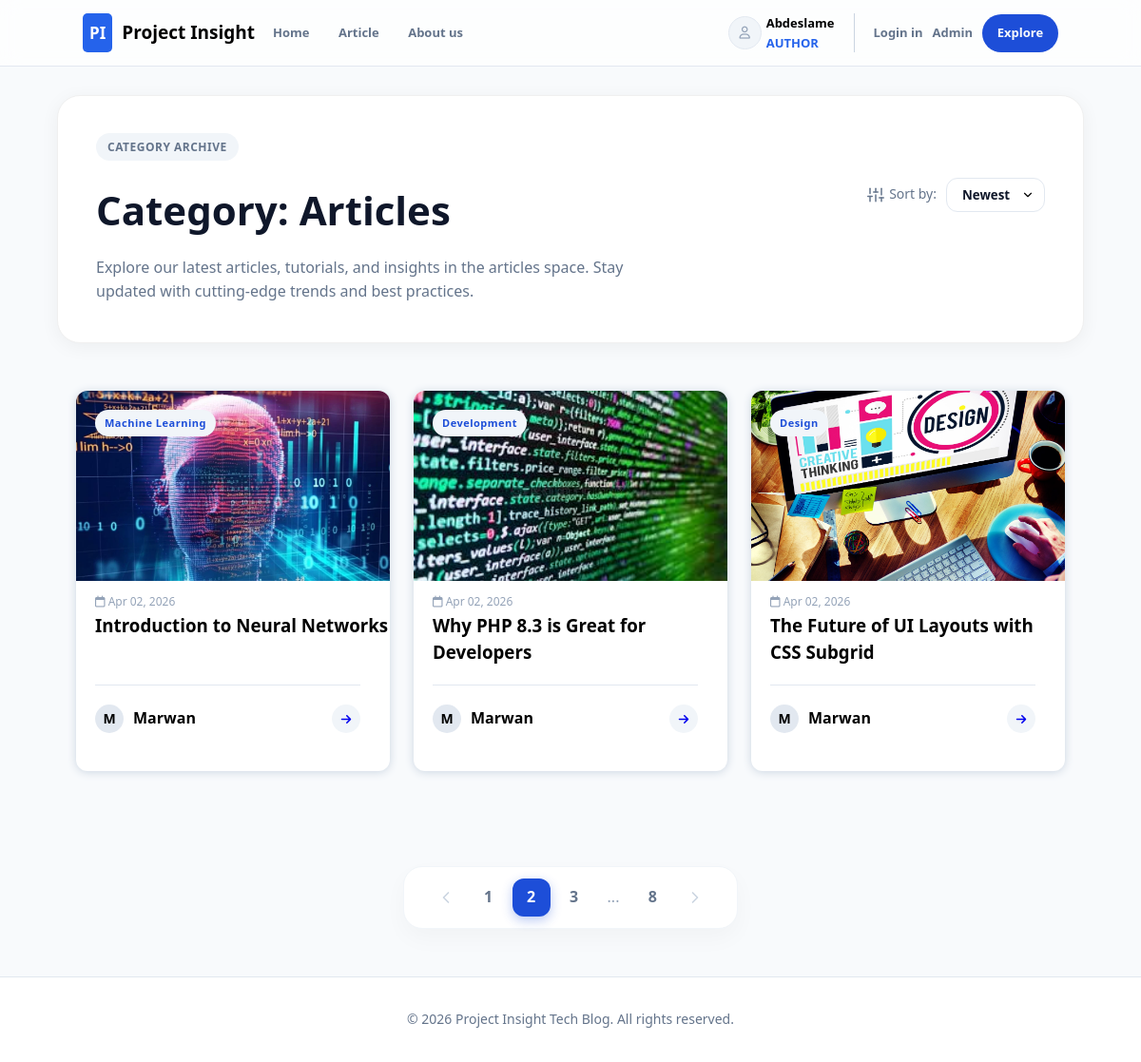
The page /pages/articles.php?page=2 (signed in) on the database its author committed.
### tables this page shows
CREATE TABLE `articles` (
  `id` int(11) NOT NULL,
  `title` varchar(255) NOT NULL,
  `content` text NOT NULL,
  `excerpt` text DEFAULT NULL,
  `featured_image_url` varchar(255) DEFAULT NULL,
  `author_id` int(11) DEFAULT NULL,
  `category_id` int(11) DEFAULT NULL,
  `status` enum('draft','published') DEFAULT 'draft',
  `views_count` int(11) DEFAULT 0,
  `published_at` datetime DEFAULT NULL,
  `created_at` timestamp NOT NULL DEFAULT current_timestamp(),
  `updated_at` timestamp NOT NULL DEFAULT current_timestamp() ON UPDATE current_timestamp()
);

CREATE TABLE `categories` (
  `id` int(11) NOT NULL,
  `name` varchar(100) NOT NULL,
  `description` text DEFAULT NULL,
  `created_at` timestamp NOT NULL DEFAULT current_timestamp()
);

CREATE TABLE `users` (
  `id` int(11) NOT NULL,
  `username` varchar(50) NOT NULL,
  `email` varchar(255) NOT NULL,
  `role` enum('admin','author','user') NOT NULL DEFAULT 'user',
  `created_at` timestamp NOT NULL DEFAULT current_timestamp(),
  `password` varchar(255) DEFAULT NULL
);

### includes/function-articles.php (called while the page is built, shortened)
<?php
function getArticlesHome($page = 1, $limit = 6, $sort = 'newset', $id = null, $search = null)
{
    $db = new Database();
    $conn = $db->getconnection();
    $direction = ($sort === 'oldest') ? 'ASC' : 'DESC';
    $offset = ($page - 1) * $limit;
    $query = "SELECT a.*, c.name as category_name, u.username as author_name
              FROM articles a
              LEFT JOIN categories c ON a.category_id = c.id
              LEFT JOIN users u ON a.author_id = u.id
              WHERE a.status = 'published'";
    $query .= " ORDER BY a.created_at $direction LIMIT :limit OFFSET :offset";
    $stmt = $conn->prepare($query);
    $stmt->bindValue(':limit', (int) $limit, PDO::PARAM_INT);
    $stmt->bindValue(':offset', (int) $offset, PDO::PARAM_INT);
    $stmt->execute();
    return $stmt->fetchAll(PDO::FETCH_ASSOC);
}

### pages/articles.php (the view, shortened to what this page needs)
<?php
require_once "../includes/function-articles.php";
$currentPage = isset($_GET['page']) ? (int)$_GET['page'] : 1;
$sort = $_GET['sort'] ?? 'newset';
$articles = getArticlesHome($currentPage, 4, $sort);
?>
<!DOCTYPE html>
<html lang="en">
<head>
    <link rel="stylesheet" href="../assets/styles/header.css">
    <link rel="stylesheet" href="../assets/styles/articles.css">
</head>
<body>
    <?php include "../includes/header.php" ?>
    <main>
        <section class="header-card">
            <div class="top-row">
                <span class="badge">CATEGORY ARCHIVE</span>
            </div>
            <div class="main-content">
                <div class="text-side">
                    <h1>Category: <span>Articles</span></h1>
                    <p>Explore our latest articles, tutorials, and insights in the articles space. Stay updated with cutting-edge trends and best practices.</p>
                </div>
                <div class="filter-side">
                    <div class="sort-container">
                        <span class="sort-label">
                            Sort by:
                        </span>
                        <select class="sort-dropdown" onchange="location = this.value;">
                            <option value="articles.php?page=1&sort=newest" <?php echo (!isset($_GET['sort']) || $_GET['sort'] == 'newest') ? 'selected' : ''; ?>>Newest</option>
                        </select>
                    </div>
                </div>
            </div>
        </section>
        <div class="container">
            <section class="articles-grid">
                <div class="cards-container">
                    <?php if (empty($articles)): ?>
                        <p>No articles found.</p>
                    <?php else: ?>
                        <?php foreach ($articles as $article): ?>
                            <article class="post-card">
                                <div class="post-image">
                                    <span class="badge"><?php echo htmlspecialchars($article['category_name'] ?? 'General'); ?></span>
                                    <img src="<?php echo htmlspecialchars($article['featured_image_url']); ?>" alt="<?php echo htmlspecialchars($article['title']); ?>">
                                </div>
                                <div class="post-content">
                                    <time><i class="fa-regular fa-calendar"></i> <?php echo date('M d, Y', strtotime($article['created_at'])); ?></time>
                                    <h3 class="card-title"> <?php echo htmlspecialchars($article['title']); ?></h3>
                                    <div class="author-info">
                                        <div class="name">
                                            <div class="prfile"><?php echo strtoupper(substr($article['author_name'], 0, 1)); ?></div>
                                            <span><?php echo htmlspecialchars($article['author_name']); ?></span>
                                        </div>
                                        <div class="icon-left">
                                            <a href="article.php?slug=<?php echo $article['id']; ?>">
                                                <i class="fa-solid fa-arrow-right"></i>
                                            </a>
                                        </div>
                                    </div>
                                </div>
                            </article>
                        <?php endforeach; ?>
                    <?php endif; ?>
                </div>
            </section>
            <div class="pagination">
                <a href="articles.php?page=<?php echo max(1, $currentPage - 1); ?>" class="arrow prev <?php echo ($currentPage <= 1) ? 'disabled' : ''; ?>">
                    <svg width="20" height="20" viewBox="0 0 24 24" fill="none" stroke="currentColor" stroke-width="2" stroke-linecap="round" stroke-linejoin="round">
                        <polyline points="15 18 9 12 15 6"></polyline>
                    </svg>
                </a>
                <a href="articles.php?page=1" class="page-number <?php echo ($currentPage == 1) ? 'active' : ''; ?>">1</a>
                <a href="articles.php?page=2" class="page-number <?php echo ($currentPage == 2) ? 'active' : ''; ?>">2</a>
                <a href="articles.php?page=3" class="page-number <?php echo ($currentPage == 3) ? 'active' : ''; ?>">3</a>
                <span class="dots">...</span>
                <a href="articles.php?page=8" class="page-number <?php echo ($currentPage == 8) ? 'active' : ''; ?>">8</a>
                <a href="articles.php?page=<?php echo $currentPage + 1; ?>" class="arrow next">
                    <svg width="20" height="20" viewBox="0 0 24 24" fill="none" stroke="currentColor" stroke-width="2" stroke-linecap="round" stroke-linejoin="round">
                        <polyline points="9 18 15 12 9 6"></polyline>
                    </svg>
                </a>
            </div>
    </main>
    <?php include "../includes/footer.php" ?>
</body>
</html>

### assets/styles/header.css (style rules this page uses)
:root { --color-primary-50: #eff6ff; --color-primary-100: #dbeafe; --color-primary-400: #60a5fa; --color-primary-600: #2563eb; --color-primary-700: #1d4ed8; --color-bg-main: #f8fafc; --color-bg-surface: #ffffff; --color-slate-100: #f1f5f9; --color-slate-200: #e2e8f0; --color-slate-300: #cbd5e1; --color-slate-400: #94a3b8; --color-slate-500: #64748b; --color-slate-600: #475569; --color-slate-700: #334155; --color-slate-800: #1e293b; --color-slate-900: #0f172a; --color-slate-950: #020617; --color-accent-purple: #9333ea; --color-accent-amber: #d97706; --color-accent-emerald: #059669; --color-accent-red: #ef4444; }
* { margin: 0; padding: 0; box-sizing: border-box; font-family: 'Segoe UI', Tahoma, Geneva, Verdana, sans-serif; text-decoration: none; list-style: none; }
body { line-height: 1.6; overflow-x: hidden; scroll-behavior: smooth; min-height: 100vh; }
@media (max-width:1900px) { main { width: 90%; } }

### rows shown on the page
articles: category.name "Machine Learning", featured_image_url (picture), created_at "Apr 02, 2026", title "Introduction to Neural Networks", author.username "M", author.username "Marwan"
articles: category.name "Development", featured_image_url (picture), created_at "Apr 02, 2026", title "Why PHP 8.3 is Great for Developers", author.username "M", author.username "Marwan"
articles: category.name "Design", featured_image_url (picture), created_at "Apr 02, 2026", title "The Future of UI Layouts with CSS Subgrid", author.username "M", author.username "Marwan"

### other values the page prints
$_SESSION['user'] "Abdeslame"
$_SESSION['role'] "AUTHOR"
